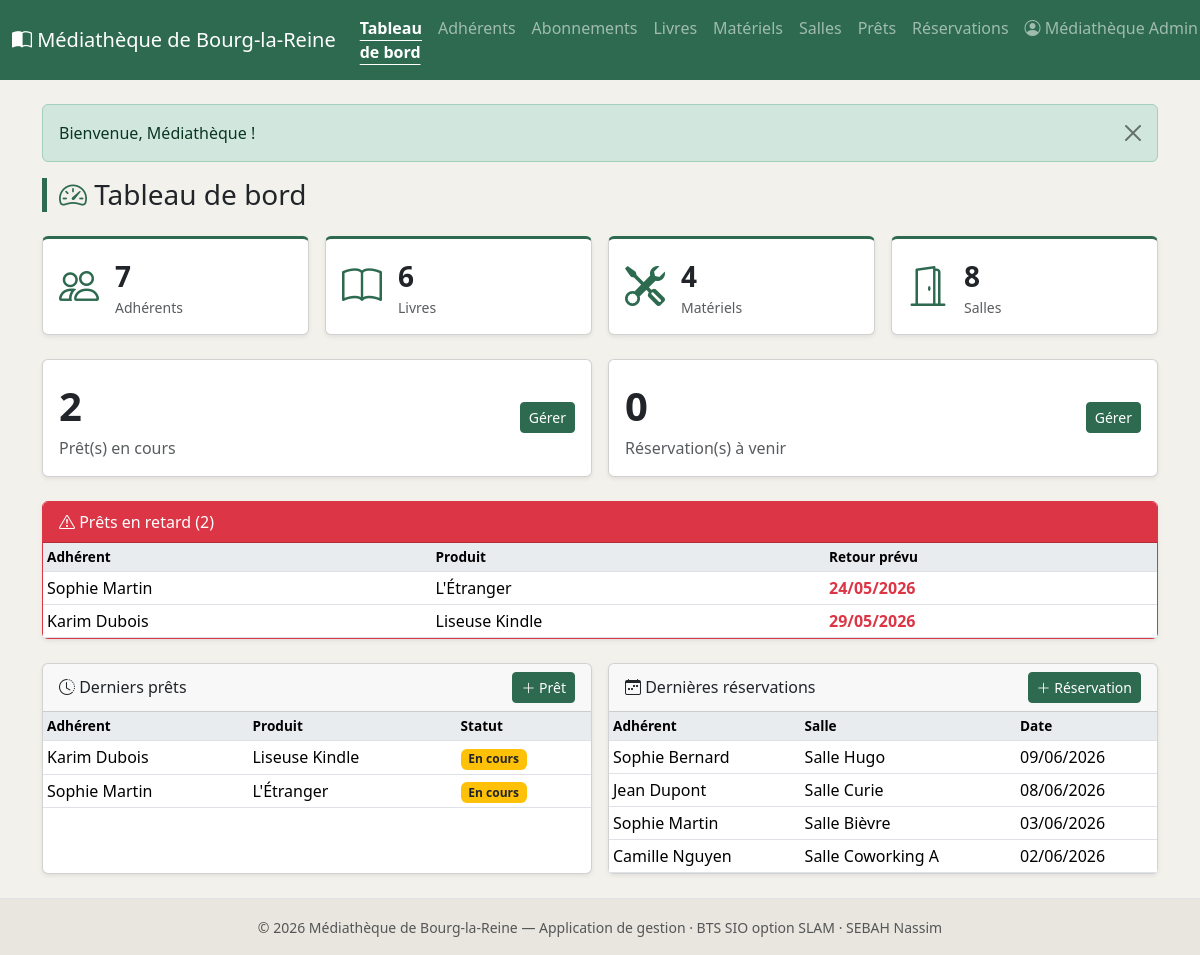
Page /public/index.php?ctrl=home&action=index (signed in) on the committed database.
### tables this page shows
CREATE TABLE reservation (
    id               INT AUTO_INCREMENT PRIMARY KEY,
    adherent_id      INT NOT NULL,
    salle_id         INT NOT NULL,
    date_reservation DATE NOT NULL,
    heure_debut      TIME NOT NULL,
    heure_fin        TIME NOT NULL,
    statut           ENUM('CONFIRMEE','ANNULEE','TERMINEE') NOT NULL DEFAULT 'CONFIRMEE',
    CONSTRAINT fk_resa_adherent FOREIGN KEY (adherent_id) REFERENCES adherent(id) ON DELETE CASCADE,
    CONSTRAINT fk_resa_salle    FOREIGN KEY (salle_id)    REFERENCES salle(id)    ON DELETE RESTRICT,
    CONSTRAINT chk_resa_heures  CHECK (heure_fin > heure_debut)
);

CREATE TABLE pret (
    id                    INT AUTO_INCREMENT PRIMARY KEY,
    adherent_id           INT NOT NULL,
    livre_id              INT,
    materiel_id           INT,
    date_pret             DATE NOT NULL,
    date_retour_prevue    DATE NOT NULL,
    date_retour_effective DATE,
    statut                ENUM('en_cours','rendu','en_retard') NOT NULL DEFAULT 'en_cours',
    CONSTRAINT fk_pret_adherent FOREIGN KEY (adherent_id) REFERENCES adherent(id) ON DELETE CASCADE,
    CONSTRAINT fk_pret_livre    FOREIGN KEY (livre_id)    REFERENCES livre(id)    ON DELETE CASCADE,
    CONSTRAINT fk_pret_materiel FOREIGN KEY (materiel_id) REFERENCES materiel(id) ON DELETE CASCADE,
     
    CONSTRAINT chk_pret_produit CHECK (
        (livre_id IS NOT NULL AND materiel_id IS NULL) OR
        (livre_id IS NULL AND materiel_id IS NOT NULL)
    )
);

CREATE TABLE livre (
    id                  INT AUTO_INCREMENT PRIMARY KEY,
    titre               VARCHAR(150) NOT NULL,
    auteur              VARCHAR(120) NOT NULL,
    isbn                VARCHAR(20),
    editeur             VARCHAR(120),
    annee_publication   INT,
    genre               VARCHAR(60),
    quantite_totale     INT NOT NULL DEFAULT 1,
    quantite_disponible INT NOT NULL DEFAULT 1
);

CREATE TABLE materiel (
    id          INT AUTO_INCREMENT PRIMARY KEY,
    nom         VARCHAR(120) NOT NULL,
    categorie   VARCHAR(60),
    description VARCHAR(255),
    etat        ENUM('neuf','bon','use','hors_service') NOT NULL DEFAULT 'bon',
    disponible  TINYINT(1) NOT NULL DEFAULT 1
);

CREATE TABLE salle (
    id          INT AUTO_INCREMENT PRIMARY KEY,
    nom         VARCHAR(80) NOT NULL UNIQUE,
    capacite    INT NOT NULL DEFAULT 1 CHECK (capacite > 0),
    equipement  VARCHAR(255),
    disponible  TINYINT(1) NOT NULL DEFAULT 1
);

### app/controllers/HomeController.php (called while the page is built)
<?php
class HomeController extends Controller
{
    public function index($id = null): void
    {
        $pret = $this->model('Pret');
        $resa = $this->model('Reservation');
        $this->view('home/index', [
            'titre'        => 'Tableau de bord',
            'stats'        => [
                'adherents' => $this->model('Adherent')->count(),
                'livres'    => $this->model('Livre')->count(),
                'materiels' => $this->model('Materiel')->count(),
                'salles'    => $this->model('Salle')->count(),
            ],
            'pretsEnCours' => $pret->countEnCours(),
            'resaActives'  => $resa->countActives(),
            'retards'      => $pret->enRetard(),
            'prets'        => array_slice($pret->allDetailed(), 0, 5),
            'reservations' => array_slice($resa->allDetailed(), 0, 5),
        ]);
    }
}

### public/index.php (called while the page is built, shortened)
<?php
require ROOT . '/app/core/helpers.php';
$action = preg_replace('/[^a-zA-Z]/', '', $_GET['action'] ?? 'index');
$id     = isset($_GET['id']) ? (int) $_GET['id'] : null;
$controller = new $controllerClass();
$controller->$action($id);

### app/core/helpers.php (called while the page is built, shortened)
<?php
function url(string $ctrl = 'home', string $action = 'index', array $params = []): string
{
    $query = array_merge(['ctrl' => $ctrl, 'action' => $action], $params);
    return BASE_URL . '?' . http_build_query($query);
}
function e(?string $value): string
{
    return htmlspecialchars($value ?? '', ENT_QUOTES, 'UTF-8');
}
function dateFr(?string $date): string
{
    $ts = strtotime($date);
    return $ts ? date('d/m/Y', $ts) : e($date);
}

### app/models/Reservation.php (called while the page is built, shortened)
<?php
class Reservation extends Model
{
    public function allDetailed(): array
    {
        $sql = "SELECT r.*,
                       CONCAT(a.prenom, ' ', a.nom) AS adherent_nom,
                       s.nom AS salle_nom
                FROM reservation r
                JOIN adherent a ON r.adherent_id = a.id
                JOIN salle s    ON r.salle_id = s.id
                ORDER BY r.date_reservation DESC, r.heure_debut";
        return $this->db->query($sql)->fetchAll();
    }
}

### app/models/Pret.php (called while the page is built, shortened)
<?php
class Pret extends Model
{
    public function enRetard(): array
    {
        $sql = "SELECT p.*,
                       CONCAT(a.prenom, ' ', a.nom) AS adherent_nom,
                       l.titre AS livre_titre,
                       m.nom   AS materiel_nom
                FROM pret p
                JOIN adherent a ON p.adherent_id = a.id
                LEFT JOIN livre l    ON p.livre_id = l.id
                LEFT JOIN materiel m ON p.materiel_id = m.id
                WHERE p.date_retour_effective IS NULL
                  AND p.date_retour_prevue < CURDATE()
                ORDER BY p.date_retour_prevue";
        return $this->db->query($sql)->fetchAll();
    }
}

### app/views/home/index.php (the view, shortened to what this page needs)
<h1 class="h3 mb-4 page-title"><i class="bi bi-speedometer2"></i> Tableau de bord</h1>
<div class="row g-3 mb-4">
    <div class="col-6 col-lg-3">
        <a href="<?= url('adherent') ?>" class="text-decoration-none text-reset">
            <div class="card card-stat shadow-sm h-100">
                <div class="card-body d-flex align-items-center">
                    <i class="bi bi-people fs-1 me-3"></i>
                    <div>
                        <div class="fs-3 fw-bold"><?= (int) $stats['adherents'] ?></div>
                        <div class="text-muted small">Adhérents</div>
                    </div>
                </div>
            </div>
        </a>
    </div>
    <div class="col-6 col-lg-3">
        <a href="<?= url('livre') ?>" class="text-decoration-none text-reset">
            <div class="card card-stat shadow-sm h-100">
                <div class="card-body d-flex align-items-center">
                    <i class="bi bi-book fs-1 me-3"></i>
                    <div>
                        <div class="fs-3 fw-bold"><?= (int) $stats['livres'] ?></div>
                        <div class="text-muted small">Livres</div>
                    </div>
                </div>
            </div>
        </a>
    </div>
    <div class="col-6 col-lg-3">
        <a href="<?= url('materiel') ?>" class="text-decoration-none text-reset">
            <div class="card card-stat shadow-sm h-100">
                <div class="card-body d-flex align-items-center">
                    <i class="bi bi-tools fs-1 me-3"></i>
                    <div>
                        <div class="fs-3 fw-bold"><?= (int) $stats['materiels'] ?></div>
                        <div class="text-muted small">Matériels</div>
                    </div>
                </div>
            </div>
        </a>
    </div>
    <div class="col-6 col-lg-3">
        <a href="<?= url('salle') ?>" class="text-decoration-none text-reset">
            <div class="card card-stat shadow-sm h-100">
                <div class="card-body d-flex align-items-center">
                    <i class="bi bi-door-open fs-1 me-3"></i>
                    <div>
                        <div class="fs-3 fw-bold"><?= (int) $stats['salles'] ?></div>
                        <div class="text-muted small">Salles</div>
                    </div>
                </div>
            </div>
        </a>
    </div>
</div>
<div class="row g-3 mb-4">
    <div class="col-md-6">
        <div class="card shadow-sm h-100">
            <div class="card-body d-flex justify-content-between align-items-center">
                <div>
                    <div class="fs-1 fw-bold"><?= (int) $pretsEnCours ?></div>
                    <div class="text-muted">Prêt(s) en cours</div>
                </div>
                <a href="<?= url('pret') ?>" class="btn btn-mediatheque btn-sm">Gérer</a>
            </div>
        </div>
    </div>
    <div class="col-md-6">
        <div class="card shadow-sm h-100">
            <div class="card-body d-flex justify-content-between align-items-center">
                <div>
                    <div class="fs-1 fw-bold"><?= (int) $resaActives ?></div>
                    <div class="text-muted">Réservation(s) à venir</div>
                </div>
                <a href="<?= url('reservation') ?>" class="btn btn-mediatheque btn-sm">Gérer</a>
            </div>
        </div>
    </div>
</div>
<?php if (!empty($retards)): ?>
    <div class="card shadow-sm mb-4 border-danger">
        <div class="card-header bg-danger text-white">
            <i class="bi bi-exclamation-triangle"></i>
            Prêts en retard (<?= count($retards) ?>)
        </div>
        <div class="table-responsive">
            <table class="table table-sm mb-0 align-middle">
                <thead>
                    <tr><th>Adhérent</th><th>Produit</th><th>Retour prévu</th></tr>
                </thead>
                <tbody>
                    <?php foreach ($retards as $r): ?>
                        <tr>
                            <td><?= e($r['adherent_nom']) ?></td>
                            <td><?= e($r['livre_titre'] ?? $r['materiel_nom']) ?></td>
                            <td class="text-danger fw-bold"><?= dateFr($r['date_retour_prevue']) ?></td>
                        </tr>
                    <?php endforeach; ?>
                </tbody>
            </table>
        </div>
    </div>
<?php endif; ?>
<div class="row g-3">
    <div class="col-lg-6">
        <div class="card shadow-sm h-100">
            <div class="card-header d-flex justify-content-between align-items-center">
                <span><i class="bi bi-clock-history"></i> Derniers prêts</span>
                <a href="<?= url('pret', 'form') ?>" class="btn btn-sm btn-mediatheque">
                    <i class="bi bi-plus-lg"></i> Prêt
                </a>
            </div>
            <div class="table-responsive">
                <table class="table table-hover table-sm mb-0 align-middle">
                    <thead><tr><th>Adhérent</th><th>Produit</th><th>Statut</th></tr></thead>
                    <tbody>
                        <?php if (empty($prets)): ?>
                            <tr><td colspan="3" class="text-center text-muted py-3">Aucun prêt.</td></tr>
                        <?php else: foreach ($prets as $p): ?>
                            <tr>
                                <td><?= e($p['adherent_nom']) ?></td>
                                <td><?= e($p['livre_titre'] ?? $p['materiel_nom']) ?></td>
                                <td>
                                    <?php if ($p['date_retour_effective']): ?>
                                        <span class="badge bg-success">Rendu</span>
                                    <?php else: ?>
                                        <span class="badge bg-warning text-dark">En cours</span>
                                    <?php endif; ?>
                                </td>
                            </tr>
                        <?php endforeach; endif; ?>
                    </tbody>
                </table>
            </div>
        </div>
    </div>
    <div class="col-lg-6">
        <div class="card shadow-sm h-100">
            <div class="card-header d-flex justify-content-between align-items-center">
                <span><i class="bi bi-calendar-week"></i> Dernières réservations</span>
                <a href="<?= url('reservation', 'form') ?>" class="btn btn-sm btn-mediatheque">
                    <i class="bi bi-plus-lg"></i> Réservation
                </a>
            </div>
            <div class="table-responsive">
                <table class="table table-hover table-sm mb-0 align-middle">
                    <thead><tr><th>Adhérent</th><th>Salle</th><th>Date</th></tr></thead>
                    <tbody>
                        <?php if (empty($reservations)): ?>
                            <tr><td colspan="3" class="text-center text-muted py-3">Aucune réservation.</td></tr>
                        <?php else: foreach ($reservations as $r): ?>
                            <tr>
                                <td><?= e($r['adherent_nom']) ?></td>
                                <td><?= e($r['salle_nom']) ?></td>
                                <td><?= dateFr($r['date_reservation']) ?></td>
                            </tr>
                        <?php endforeach; endif; ?>
                    </tbody>
                </table>
            </div>
        </div>
    </div>
</div>

### public/css/style.css (style rules this page uses)
body { background-color: #f3f1ec; min-height: 100vh; display: flex; flex-direction: column; }
.page-title { border-left: 5px solid #2d6a4f; padding-left: 12px; }
.page-title i { color: #2d6a4f; }
.btn-mediatheque { background-color: #2d6a4f; border-color: #2d6a4f; color: #fff; }
.card-stat { border-top: 3px solid #2d6a4f; }
.card-stat i { color: #2d6a4f; }
.table thead th { background-color: #e9ecef; font-size: 0.85rem; }

### rows in the picture
reservation: salle "7", adherent "6", id "4", adherent_nom "Sophie Bernard", salle.nom "Salle Hugo", date_reservation "09/06/2026"
pret: adherent_nom "Sophie Martin", livre.titre "L'Étranger", date_retour_prevue "24/05/2026", shows "En cours"
pret: adherent_nom "Karim Dubois", materiel.nom "Liseuse Kindle", date_retour_prevue "29/05/2026", shows "En cours"
reservation: adherent_nom "Jean Dupont", salle.nom "Salle Curie", date_reservation "08/06/2026"
reservation: adherent_nom "Sophie Martin", salle.nom "Salle Bièvre", date_reservation "03/06/2026"
reservation: adherent_nom "Camille Nguyen", salle.nom "Salle Coworking A", date_reservation "02/06/2026"

### other values in the picture
$_SESSION['agent']['prenom'] . ' ' . $_SESSION['agent']['nom'] "Médiathèque Admin…"
$_SESSION['flash']['message'] "Bienvenue, Médiathèque !"
$stats['salles'] "8"
$pretsEnCours "2"
$resaActives "0"
count($retards) "2"
